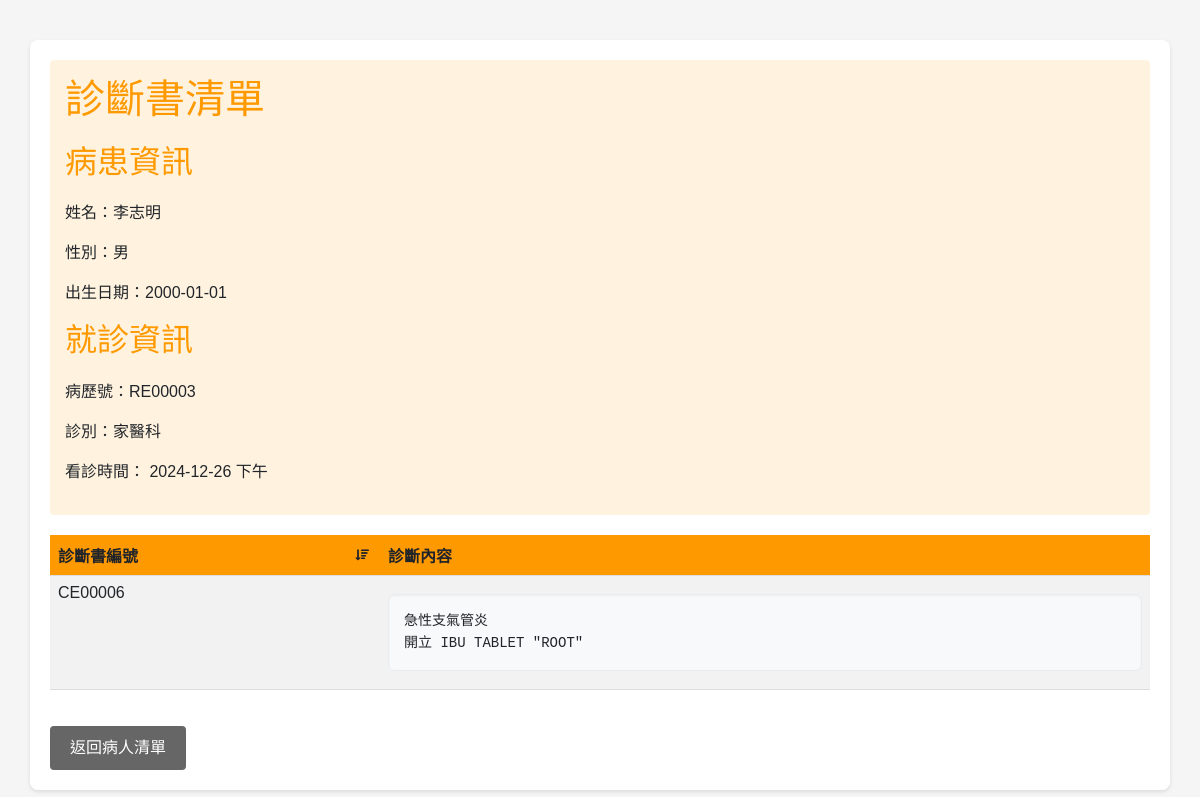
The page /php/doctor/dr_certificate_list.php?record_id=RE00003 (signed in) on the database its author committed.
### tables this page shows
CREATE TABLE `medical_record` (
  `record_id` char(7) NOT NULL,
  `patient_id` char(7) NOT NULL,
  `clinic_id` char(7) NOT NULL
);

CREATE TABLE `person` (
  `person_id` char(7) NOT NULL,
  `last_name` varchar(20) NOT NULL,
  `first_name` varchar(20) NOT NULL,
  `id_card` char(10) NOT NULL,
  `password` varchar(255) NOT NULL,
  `phone` varchar(20) NOT NULL,
  `address` varchar(100) DEFAULT NULL,
  `gender` enum('M','F') NOT NULL,
  `birthday` date NOT NULL
);

CREATE TABLE `department` (
  `department_id` char(7) NOT NULL,
  `department_name` varchar(50) NOT NULL
);

CREATE TABLE `clinic` (
  `clinic_id` char(7) NOT NULL,
  `clinic_date` date NOT NULL,
  `period` enum('morning','afternoon','evening') NOT NULL,
  `department_id` char(7) NOT NULL,
  `location` varchar(100) DEFAULT NULL,
  `doctor_id` char(7) NOT NULL
);

CREATE TABLE `medical_certificate` (
  `certificate_id` char(7) NOT NULL,
  `record_id` char(7) NOT NULL,
  `prescription` text DEFAULT NULL
);

### php/doctor/dr_certificate_list.php (the view, shortened to what this page needs)
<?php
require_once '../common/db_conn.php';
$record_id = $_GET['record_id'];
try {
    $stmt = $db->prepare("
        SELECT mr.record_id, mr.clinic_id, c.clinic_date, c.period,
               p.last_name, p.first_name, p.gender, p.birthday,
               d.department_name
        FROM medical_record mr
        JOIN clinic c ON mr.clinic_id = c.clinic_id
        JOIN patient pt ON mr.patient_id = pt.person_id
        JOIN person p ON pt.person_id = p.person_id
        JOIN department d ON c.department_id = d.department_id
        WHERE mr.record_id = ? AND c.doctor_id = ?
    ");
    $stmt->execute([$record_id, $_SESSION['user_id']]);
    $record = $stmt->fetch();
    $stmt = $db->prepare("
        SELECT certificate_id, prescription
        FROM medical_certificate
        WHERE record_id = ?
        ORDER BY certificate_id
    ");
    $stmt->execute([$record_id]);
    $certificates = $stmt->fetchAll();
} catch (Exception $e) {
    $error_message = $e->getMessage();
}
function getPeriodText($period) {
    switch ($period) {
        case 'afternoon': return '下午';
    }
}
?>
<!DOCTYPE html>
<html lang="zh-Hant">
<head>
    <link href="https://cdn.jsdelivr.net/npm/bootstrap@5.3.0-alpha1/dist/css/bootstrap.min.css" rel="stylesheet">
    <link href="https://cdn.jsdelivr.net/npm/boxicons@2.1.2/css/boxicons.min.css" rel="stylesheet">
    <link rel="stylesheet" href="./asset/dr_certificate_list.css">
</head>
<body>
    <div class="container">
        <?php if (isset($record)): ?>
            <div class="record-info">
                <h1>診斷書清單</h1>
                <div class="patient-info">
                    <h2>病患資訊</h2>
                    <p>姓名：<?php echo htmlspecialchars($record['last_name'] . $record['first_name']); ?></p>
                    <p>性別：<?php echo $record['gender'] === NULL ? '-' : ($record['gender'] === 'M' ? '男' : '女'); ?></p>
                    <p>出生日期：<?php echo htmlspecialchars($record['birthday']); ?></p>
                </div>
                <div class="visit-info">
                    <h2>就診資訊</h2>
                    <p>病歷號：<?php echo htmlspecialchars($record['record_id']); ?></p>
                    <p>診別：<?php echo htmlspecialchars($record['department_name']); ?></p>
                    <p>
                        看診時間：
                        <?php
                        echo htmlspecialchars($record['clinic_date']) . ' ' .
                             htmlspecialchars(getPeriodText($record['period']));
                        ?>
                    </p>
                </div>
            </div>
            <?php if (empty($certificates)): ?>
                <div class="empty-message">目前沒有診斷書記錄</div>
            <?php else: ?>
                <table class="table table-striped">
                    <thead>
                        <tr>
                            <th>診斷書編號</th>
                            <th>診斷內容</th>
                        </tr>
                    </thead>
                    <tbody>
                        <?php foreach ($certificates as $cert): ?>
                            <tr>
                                <td><?php echo htmlspecialchars($cert['certificate_id']); ?></td>
                                <td>
                                    <div class="prescription-content"><?php echo htmlspecialchars(trim($cert['prescription'])); ?></div>
                                </td>
                            </tr>
                        <?php endforeach; ?>
                    </tbody>
                </table>
            <?php endif; ?>
            <a href="patient_list.php?clinic_id=<?php echo urlencode($record['clinic_id']); ?>"
               class="back-btn">返回病人清單</a>
        <?php else: ?>
            <div class="error-message">無效的病歷記錄</div>
            <a href="clinic_list.php" class="back-btn">返回診次列表</a>
        <?php endif; ?>
    </div>
</body>
</html>

### php/doctor/asset/dr_certificate_list.css (style rules this page uses)
body { font-family: Arial, sans-serif; max-width: 1200px; margin: 20px auto; padding: 20px; background-color: #f5f5f5; }
.container { background: white; padding: 20px; border-radius: 8px; box-shadow: 0 2px 4px rgba(0, 0, 0, 0.1); }
h1, h2 { color: #ff9900; margin-bottom: 20px; }
.record-info { background-color: #fff3e0; padding: 15px; border-radius: 4px; margin-bottom: 20px; }
.patient-info { margin-bottom: 10px; }
table { width: 100%; border-collapse: collapse; margin-top: 20px; }
th, td { padding: 12px; text-align: left; border-bottom: 1px solid #ddd; }
th { background-color: #ff9900 !important; color: white; cursor: pointer; position: relative; padding-right: 30px; }
th:nth-child(1), td:nth-child(1) { width: 30%; }
th:nth-child(2), td:nth-child(2) { width: 70%; }
.back-btn { display: inline-block; padding: 10px 20px; background-color: #666; color: white; text-decoration: none; border-radius: 4px; margin-top: 20px; }
.prescription-content { white-space: pre-wrap; font-family: 'Consolas', monospace; background-color: #f8f9fa; padding: 15px; border: 1px solid #e9ecef; border-radius: 6px; color: #212529; font-size: 14px; line-height: 1.6; margin: 10px 0; box-shadow: inset 0 1px 3px rgba(0, 0, 0, 0.05); max-height: 300px; overflow-y: auto; }

### rows shown on the page
medical_record: person.last_name+first_name "李志明", person.birthday "2000-01-01", record_id "RE00003", department.department_name "家醫科", clinic.clinic_date "2024-12-26", clinic.period "下午"
medical_certificate: certificate_id "CE00006", prescription "急性支氣管炎 開立 IBU TABLET \"ROOT\""
